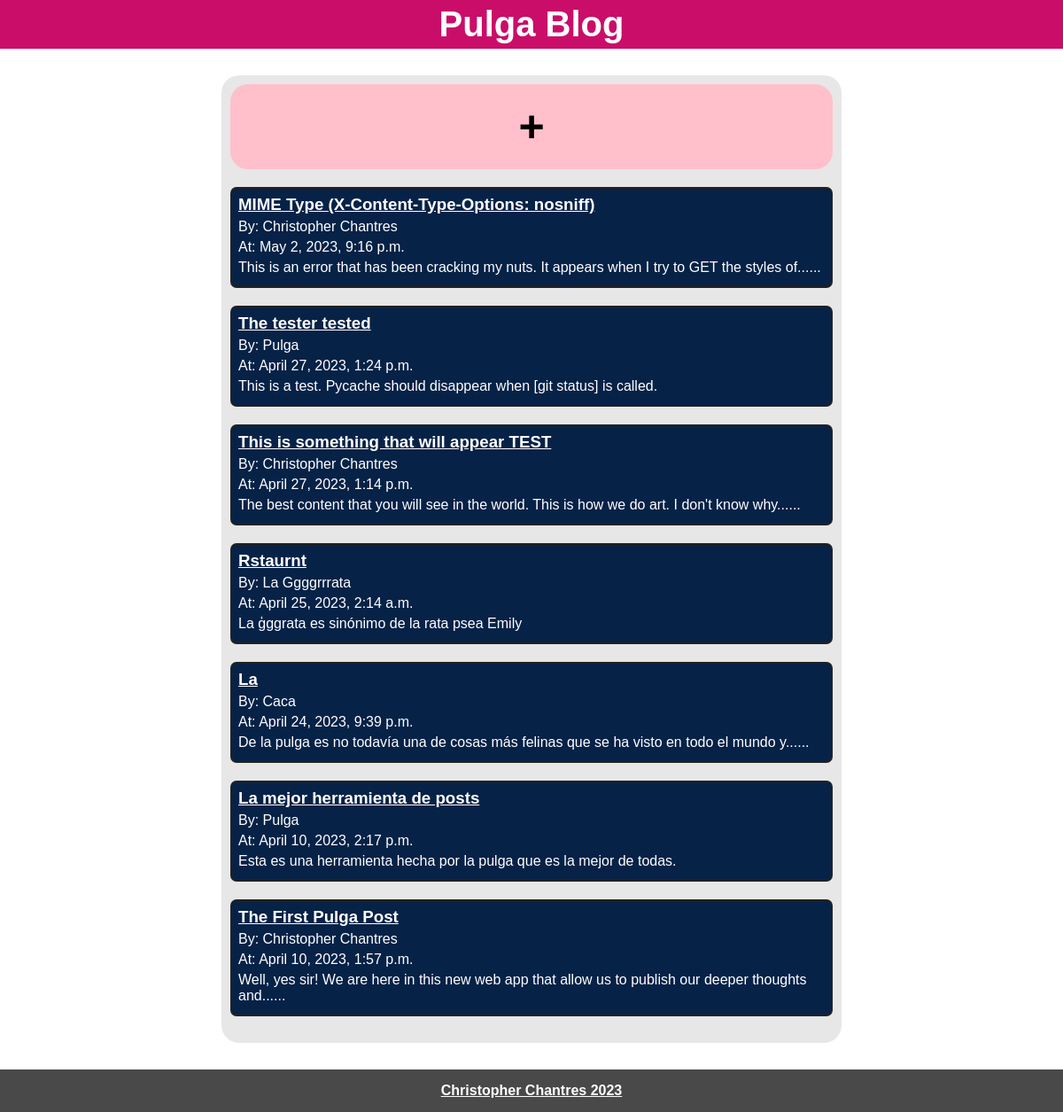
The page / on the database its author committed.
### polls/models.py (models this page shows)
class Post(models.Model):
  title = models.CharField(max_length=255)
  author = models.CharField(max_length=30, default="Anonymous")
  content = models.TextField()
  created_at = models.DateTimeField(auto_now_add=True)
  updated_at = models.DateTimeField(auto_now_add=True)

### polls/views.py (the view)
# urls.py: path('', views.home, name='home'),
def home(request):
  posts = Post.objects.all().order_by('-created_at')
  success_message = messages.get_messages(request)
  return render(request, 'home.html', {'posts':posts, 'success_message': success_message})

### templates/home.html (shortened to what this page needs)
{% extends 'base.html' %}
{% load static %}
{% block link_stylesheet %}
  <link rel="stylesheet" href="{% static 'css/home.css' %}">
{% endblock link_stylesheet %}
{% block main %}
  <main>
    <section>
      <div class="container">
        <div class="new-post">
          <button id="create-post" class="create-post-btn">+</button>
        </div>
        {% for post in posts %}
          <div class="card-post">
              <h3><a href="{% url 'post_detail' post_id=post.id %}">{{ post.title }}</a></h3>
              <p>By: {{ post.author }}</p>
              <p>At: {{ post.created_at }}</p>
              {% if post.content|wordcount > 20 %}
                <p>{{ post.content.split|slice:":20"|join:" " }}......</p>
              {% else %}
                <p>{{ post.content }}</p>
              {% endif %}
          </div>
        {% endfor %}
      </div>
    </section>
  </main>
{% endblock main %}

### polls/static/css/base.css (style rules this page uses)
:root { --pink-main: rgb(202, 13, 105); --gray-dark: rgb(73, 73, 73); --white-title: white; }
* { margin: 0px; padding: 0px; font-family: 'Gill Sans', 'Gill Sans MT', Calibri, 'Trebuchet MS', sans-serif; }

### polls/static/css/home.css (style rules this page uses)
* { box-sizing: border-box; }
main { width: 100vw; }
section { display: flex; flex-direction: column; justify-content: center; align-items: center; }
.container { display: flex; flex-direction: column; align-items: center; width: 80%; margin-top: 30px; margin-bottom: 30px; background-color: rgba(113, 113, 113, 0.17); padding: 10px; border-radius: 20px; }
.new-post { display: flex; justify-content: center; margin-bottom: 20px; width: 100%; }
.create-post-btn { width: 100%; height: 6rem; border: none; border-radius: 20px; background-color: pink; font-weight: bold; font-size: 50px; cursor: pointer; color: black; }
.card-post { background-color: rgb(7, 34, 71); border: 2px solid rgb(33, 33, 33); border-radius: 7px; margin-bottom: 20px; padding: 7px; width: 100%; }
.card-post h3 a { color: white; font-weight: bold; }
.card-post h3 { margin-bottom: 5px; }
.card-post p { color: white; margin-bottom: 5px; }
@media screen and (min-width: 768px) { .container { width: 700px; } }

### rows shown on the page
Post: title "MIME Type (X-Content-Type-Options: nosniff)", author "Christopher Chantres", created_at "May 2, 2023, 9:16 p.m.", content.split "This is an error that has been cracking my nuts. It appears when I try to GET the styles of"
Post: title "The tester tested", author "Pulga", created_at "April 27, 2023, 1:24 p.m.", content "This is a test. Pycache should disappear when [git status] is called."
Post: title "This is something that will appear TEST", author "Christopher Chantres", created_at "April 27, 2023, 1:14 p.m.", content.split "The best content that you will see in the world. This is how we do art. I don't know why"
Post: title "Rstaurnt", author "La Ggggrrrata", created_at "April 25, 2023, 2:14 a.m.", content "La ģggrata es sinónimo de la rata psea Emily"
Post: title "La", author "Caca", created_at "April 24, 2023, 9:39 p.m.", content.split "De la pulga es no todavía una de cosas más felinas que se ha visto en todo el mundo y"
Post: title "La mejor herramienta de posts", author "Pulga", created_at "April 10, 2023, 2:17 p.m.", content "Esta es una herramienta hecha por la pulga que es la mejor de todas."
Post: title "The First Pulga Post", author "Christopher Chantres", created_at "April 10, 2023, 1:57 p.m.", content.split "Well, yes sir! We are here in this new web app that allow us to publish our deeper thoughts and"
